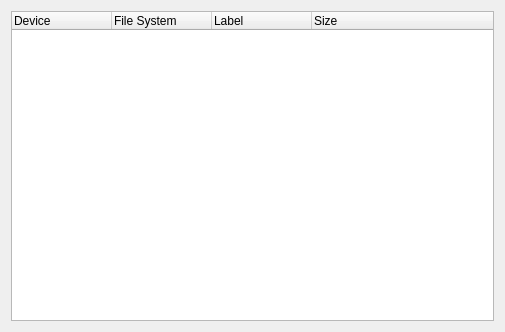
<?xml version="1.0" encoding="UTF-8"?>
<ui version="4.0">
 <class>DeviceWidget</class>
 <widget class="QWidget" name="DeviceWidget">
  <property name="geometry">
   <rect>
    <x>0</x>
    <y>0</y>
    <width>505</width>
    <height>332</height>
   </rect>
  </property>
  <property name="windowTitle">
   <string>Form</string>
  </property>
  <layout class="QVBoxLayout" name="verticalLayout">
   <item>
    <widget class="QTreeWidget" name="devicesWidget">
     <property name="columnCount">
      <number>4</number>
     </property>
     <column>
      <property name="text">
       <string>Device</string>
      </property>
     </column>
     <column>
      <property name="text">
       <string>File System</string>
      </property>
     </column>
     <column>
      <property name="text">
       <string>Label</string>
      </property>
     </column>
     <column>
      <property name="text">
       <string>Size</string>
      </property>
     </column>
    </widget>
   </item>
  </layout>
 </widget>
 <resources/>
 <connections/>
</ui>
